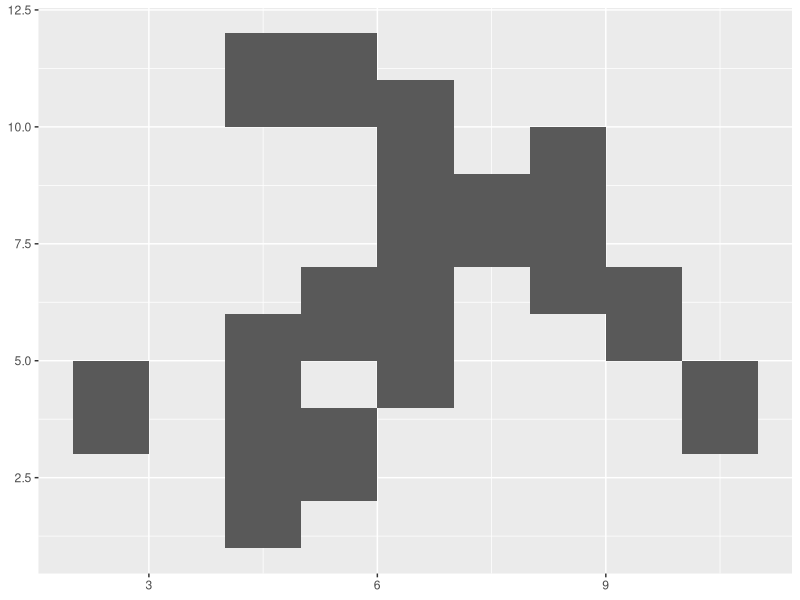
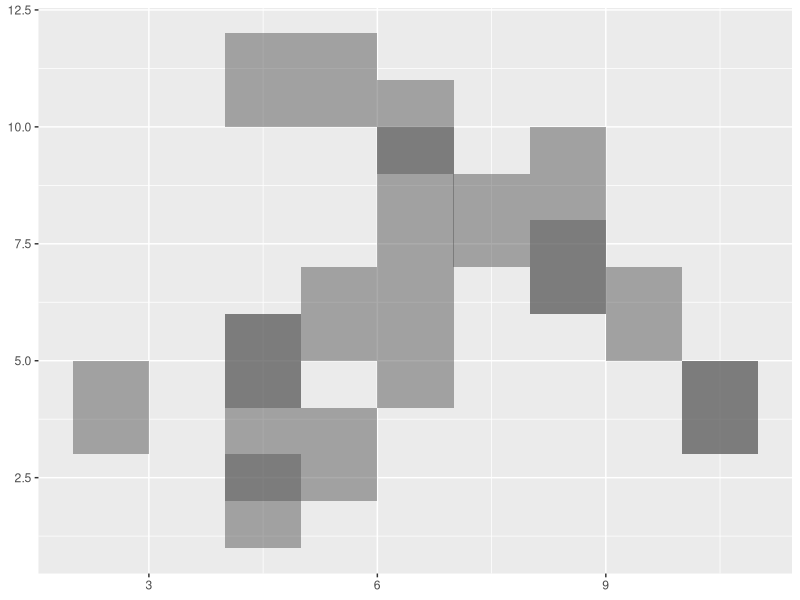
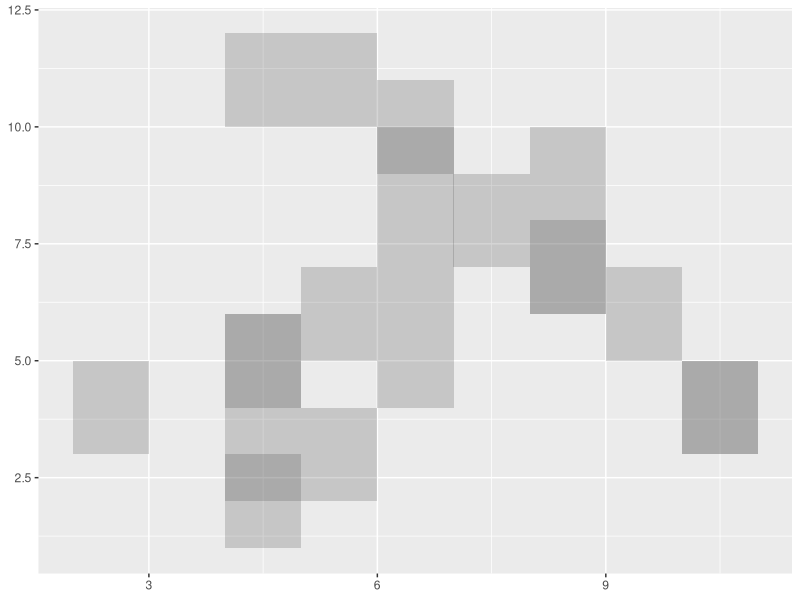
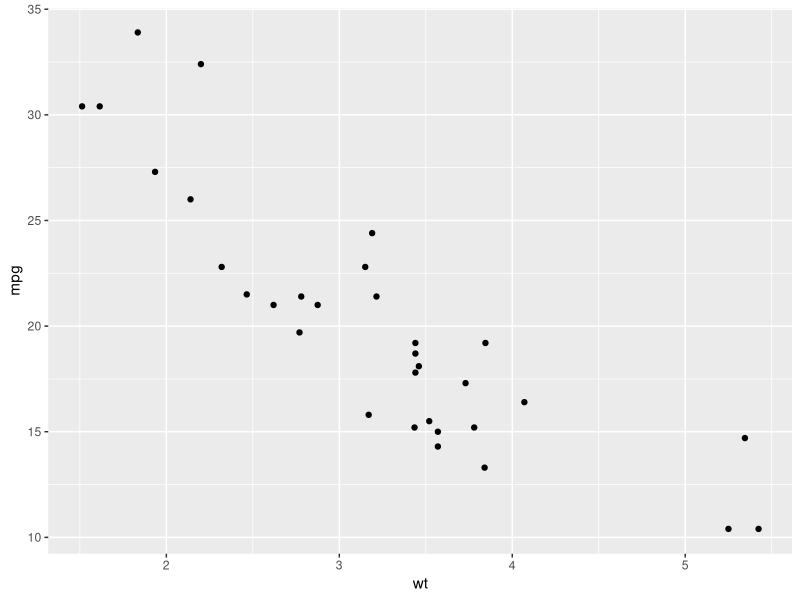
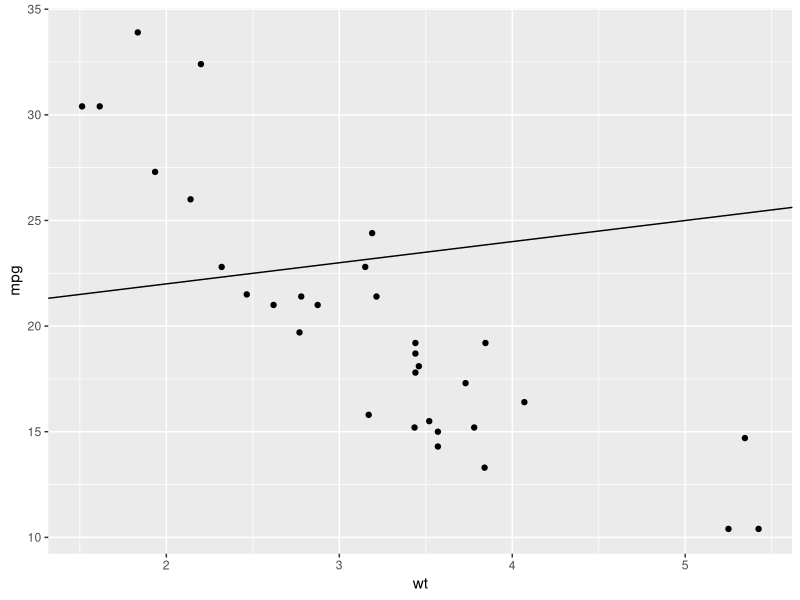
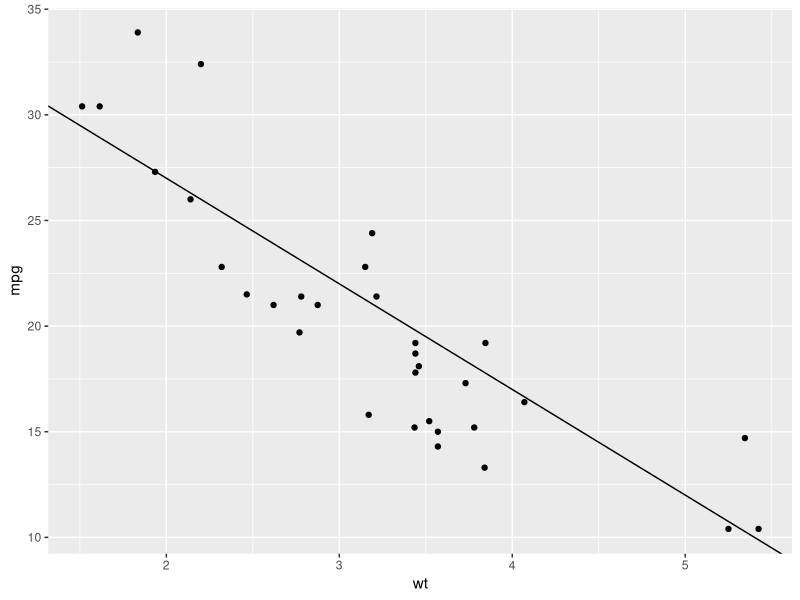
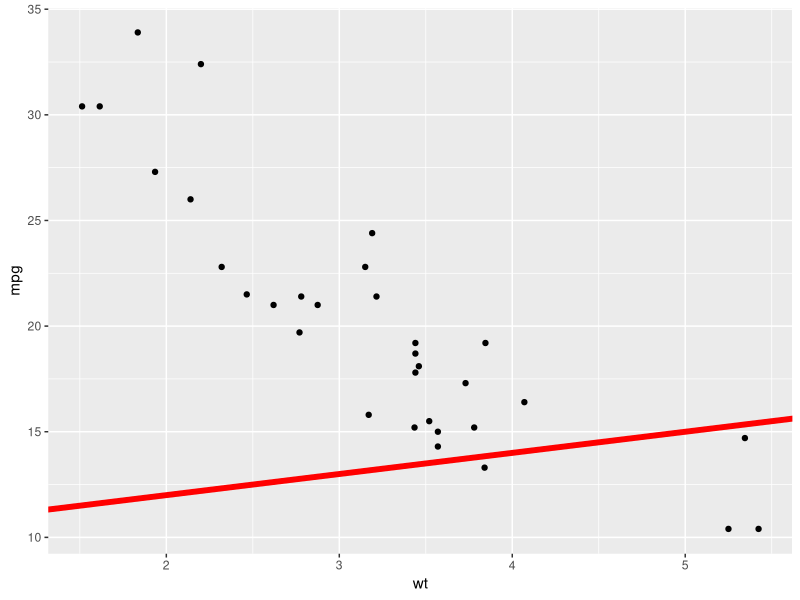
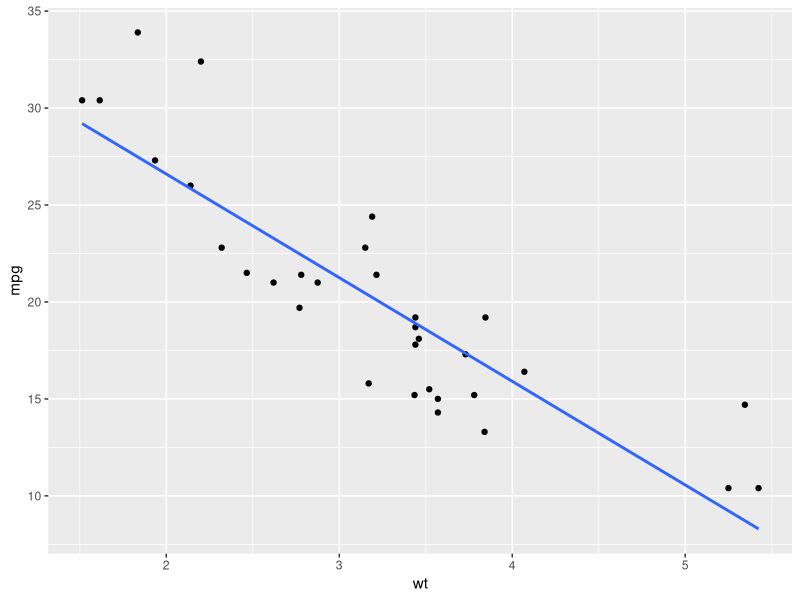

Source code (R) for these figures, in order:
## ---- chunk 1
library(ggplot2)
## ---- chunk 2
set.seed(1234)
df <- data.frame(
  x = sample(10, 20, replace = TRUE),
  y = sample(10, 20, replace = TRUE)
)
head(df)
p <- ggplot(df, aes(xmin = x, xmax = x + 1, ymin = y, ymax = y + 2)) 

p + geom_rect()
p + geom_rect(alpha=0.5)
p + geom_rect(alpha=0.25)
## ---- chunk 3
p <- qplot(wt, mpg, data = mtcars)

# Fixed slopes and intercepts
p + geom_abline() # Can't see it - outside the range of the data
p + geom_abline(intercept = 20)

# Calculate slope and intercept of line of best fit
coef(lm(mpg ~ wt, data = mtcars))
p + geom_abline(intercept = 37, slope = -5)
p + geom_abline(intercept = 10, colour = "red", size = 2)

# See ?stat_smooth for fitting smooth models to data
p + stat_smooth(method="lm", se=FALSE)

# Slopes and intercepts as data
p <- ggplot(mtcars, aes(x = wt, y=mpg), . ~ cyl) + geom_point()
df <- data.frame(a=rnorm(10, 25), b=rnorm(10, 0))
p + geom_abline(aes(intercept=a, slope=b), data=df)

# Slopes and intercepts from linear model
library(plyr)
coefs <- ddply(mtcars, .(cyl), function(df) {
  m <- lm(mpg ~ wt, data=df)
  data.frame(a = coef(m)[1], b = coef(m)[2])
})
str(coefs)
p + geom_abline(data=coefs, aes(intercept=a, slope=b))

# It's actually a bit easier to do this with stat_smooth
p + geom_smooth(aes(group=cyl), method="lm")
p + geom_smooth(aes(group=cyl), method="lm", fullrange=TRUE)

# With coordinate transforms
p + geom_abline(intercept = 37, slope = -5) + coord_flip()
p + geom_abline(intercept = 37, slope = -5) + coord_polar()
